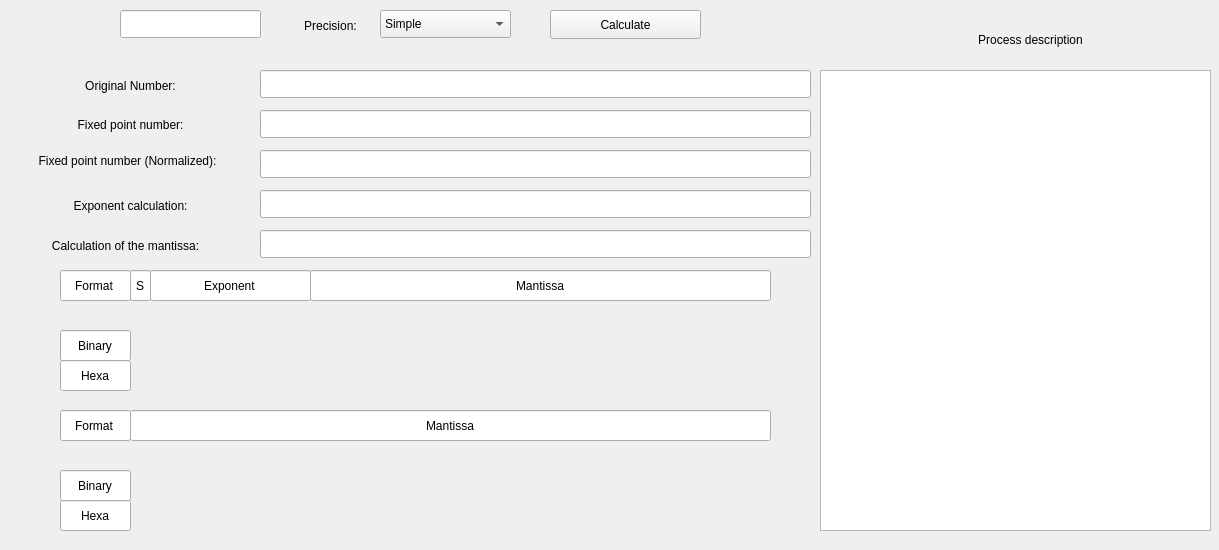
<?xml version="1.0" encoding="UTF-8"?>
<ui version="4.0">
 <class>MainWindow</class>
 <widget class="QMainWindow" name="MainWindow">
  <property name="geometry">
   <rect>
    <x>0</x>
    <y>0</y>
    <width>1219</width>
    <height>550</height>
   </rect>
  </property>
  <property name="windowTitle">
   <string>MainWindow</string>
  </property>
  <widget class="QWidget" name="centralwidget">
   <widget class="QLineEdit" name="lineE_Num">
    <property name="geometry">
     <rect>
      <x>120</x>
      <y>10</y>
      <width>141</width>
      <height>28</height>
     </rect>
    </property>
    <property name="alignment">
     <set>Qt::AlignCenter</set>
    </property>
   </widget>
   <widget class="QComboBox" name="comboBox_Sp">
    <property name="geometry">
     <rect>
      <x>380</x>
      <y>10</y>
      <width>131</width>
      <height>28</height>
     </rect>
    </property>
    <item>
     <property name="text">
      <string>Simple</string>
     </property>
    </item>
    <item>
     <property name="text">
      <string>Double</string>
     </property>
    </item>
   </widget>
   <widget class="QPushButton" name="pushB_Cal">
    <property name="geometry">
     <rect>
      <x>550</x>
      <y>10</y>
      <width>151</width>
      <height>29</height>
     </rect>
    </property>
    <property name="text">
     <string>Calculate</string>
    </property>
   </widget>
   <widget class="QLabel" name="label">
    <property name="geometry">
     <rect>
      <x>50</x>
      <y>70</y>
      <width>161</width>
      <height>31</height>
     </rect>
    </property>
    <property name="text">
     <string>Original Number:</string>
    </property>
    <property name="alignment">
     <set>Qt::AlignCenter</set>
    </property>
   </widget>
   <widget class="QLineEdit" name="lineE_Onum">
    <property name="geometry">
     <rect>
      <x>260</x>
      <y>70</y>
      <width>551</width>
      <height>28</height>
     </rect>
    </property>
    <property name="alignment">
     <set>Qt::AlignCenter</set>
    </property>
    <property name="readOnly">
     <bool>true</bool>
    </property>
   </widget>
   <widget class="QLabel" name="label_2">
    <property name="geometry">
     <rect>
      <x>50</x>
      <y>109</y>
      <width>161</width>
      <height>31</height>
     </rect>
    </property>
    <property name="text">
     <string>Fixed point number:</string>
    </property>
    <property name="alignment">
     <set>Qt::AlignCenter</set>
    </property>
   </widget>
   <widget class="QLineEdit" name="lineE_Pf">
    <property name="geometry">
     <rect>
      <x>260</x>
      <y>110</y>
      <width>551</width>
      <height>28</height>
     </rect>
    </property>
    <property name="alignment">
     <set>Qt::AlignCenter</set>
    </property>
    <property name="readOnly">
     <bool>true</bool>
    </property>
   </widget>
   <widget class="QLabel" name="label_3">
    <property name="geometry">
     <rect>
      <x>2</x>
      <y>140</y>
      <width>251</width>
      <height>41</height>
     </rect>
    </property>
    <property name="text">
     <string>Fixed point number (Normalized):</string>
    </property>
    <property name="alignment">
     <set>Qt::AlignCenter</set>
    </property>
   </widget>
   <widget class="QLineEdit" name="lineE_PfN">
    <property name="geometry">
     <rect>
      <x>260</x>
      <y>150</y>
      <width>551</width>
      <height>28</height>
     </rect>
    </property>
    <property name="alignment">
     <set>Qt::AlignCenter</set>
    </property>
    <property name="readOnly">
     <bool>true</bool>
    </property>
   </widget>
   <widget class="QLabel" name="label_4">
    <property name="geometry">
     <rect>
      <x>50</x>
      <y>190</y>
      <width>161</width>
      <height>31</height>
     </rect>
    </property>
    <property name="text">
     <string>Exponent calculation:</string>
    </property>
    <property name="alignment">
     <set>Qt::AlignCenter</set>
    </property>
   </widget>
   <widget class="QLineEdit" name="lineE_Ce">
    <property name="geometry">
     <rect>
      <x>260</x>
      <y>190</y>
      <width>551</width>
      <height>28</height>
     </rect>
    </property>
    <property name="alignment">
     <set>Qt::AlignCenter</set>
    </property>
    <property name="readOnly">
     <bool>true</bool>
    </property>
   </widget>
   <widget class="QLabel" name="label_5">
    <property name="geometry">
     <rect>
      <x>30</x>
      <y>230</y>
      <width>191</width>
      <height>31</height>
     </rect>
    </property>
    <property name="text">
     <string>Calculation of the mantissa:</string>
    </property>
    <property name="alignment">
     <set>Qt::AlignCenter</set>
    </property>
   </widget>
   <widget class="QLineEdit" name="lineE_Cm">
    <property name="geometry">
     <rect>
      <x>260</x>
      <y>230</y>
      <width>551</width>
      <height>28</height>
     </rect>
    </property>
    <property name="alignment">
     <set>Qt::AlignCenter</set>
    </property>
    <property name="readOnly">
     <bool>true</bool>
    </property>
   </widget>
   <widget class="QLineEdit" name="lineEdit_5">
    <property name="geometry">
     <rect>
      <x>60</x>
      <y>270</y>
      <width>71</width>
      <height>31</height>
     </rect>
    </property>
    <property name="text">
     <string>Format</string>
    </property>
    <property name="alignment">
     <set>Qt::AlignCenter</set>
    </property>
    <property name="readOnly">
     <bool>true</bool>
    </property>
   </widget>
   <widget class="QLineEdit" name="lineEdit_6">
    <property name="geometry">
     <rect>
      <x>130</x>
      <y>270</y>
      <width>21</width>
      <height>31</height>
     </rect>
    </property>
    <property name="font">
     <font>
      <pointsize>9</pointsize>
     </font>
    </property>
    <property name="text">
     <string>S</string>
    </property>
    <property name="alignment">
     <set>Qt::AlignCenter</set>
    </property>
    <property name="readOnly">
     <bool>true</bool>
    </property>
   </widget>
   <widget class="QLineEdit" name="lineE_fE">
    <property name="geometry">
     <rect>
      <x>150</x>
      <y>270</y>
      <width>161</width>
      <height>31</height>
     </rect>
    </property>
    <property name="text">
     <string>Exponent</string>
    </property>
    <property name="alignment">
     <set>Qt::AlignCenter</set>
    </property>
    <property name="readOnly">
     <bool>true</bool>
    </property>
   </widget>
   <widget class="QLineEdit" name="lineE_fF">
    <property name="geometry">
     <rect>
      <x>310</x>
      <y>270</y>
      <width>461</width>
      <height>31</height>
     </rect>
    </property>
    <property name="text">
     <string>Mantissa</string>
    </property>
    <property name="alignment">
     <set>Qt::AlignCenter</set>
    </property>
    <property name="readOnly">
     <bool>true</bool>
    </property>
   </widget>
   <widget class="QLineEdit" name="lineEdit_9">
    <property name="geometry">
     <rect>
      <x>60</x>
      <y>330</y>
      <width>71</width>
      <height>31</height>
     </rect>
    </property>
    <property name="text">
     <string>Binary</string>
    </property>
    <property name="alignment">
     <set>Qt::AlignCenter</set>
    </property>
    <property name="readOnly">
     <bool>true</bool>
    </property>
   </widget>
   <widget class="QLineEdit" name="lineEdit_10">
    <property name="geometry">
     <rect>
      <x>60</x>
      <y>360</y>
      <width>71</width>
      <height>31</height>
     </rect>
    </property>
    <property name="text">
     <string>Hexa</string>
    </property>
    <property name="alignment">
     <set>Qt::AlignCenter</set>
    </property>
    <property name="readOnly">
     <bool>true</bool>
    </property>
   </widget>
   <widget class="QLineEdit" name="lineEdit_11">
    <property name="geometry">
     <rect>
      <x>60</x>
      <y>470</y>
      <width>71</width>
      <height>31</height>
     </rect>
    </property>
    <property name="text">
     <string>Binary</string>
    </property>
    <property name="alignment">
     <set>Qt::AlignCenter</set>
    </property>
    <property name="readOnly">
     <bool>true</bool>
    </property>
   </widget>
   <widget class="QLineEdit" name="lineEdit_12">
    <property name="geometry">
     <rect>
      <x>60</x>
      <y>500</y>
      <width>71</width>
      <height>31</height>
     </rect>
    </property>
    <property name="text">
     <string>Hexa</string>
    </property>
    <property name="alignment">
     <set>Qt::AlignCenter</set>
    </property>
    <property name="readOnly">
     <bool>true</bool>
    </property>
   </widget>
   <widget class="QLineEdit" name="lineEdit_13">
    <property name="geometry">
     <rect>
      <x>60</x>
      <y>410</y>
      <width>71</width>
      <height>31</height>
     </rect>
    </property>
    <property name="text">
     <string>Format</string>
    </property>
    <property name="alignment">
     <set>Qt::AlignCenter</set>
    </property>
    <property name="readOnly">
     <bool>true</bool>
    </property>
   </widget>
   <widget class="QLineEdit" name="lineEdit_14">
    <property name="geometry">
     <rect>
      <x>130</x>
      <y>410</y>
      <width>641</width>
      <height>31</height>
     </rect>
    </property>
    <property name="text">
     <string>Mantissa</string>
    </property>
    <property name="alignment">
     <set>Qt::AlignCenter</set>
    </property>
    <property name="readOnly">
     <bool>true</bool>
    </property>
   </widget>
   <widget class="QLabel" name="label_6">
    <property name="geometry">
     <rect>
      <x>290</x>
      <y>10</y>
      <width>81</width>
      <height>31</height>
     </rect>
    </property>
    <property name="text">
     <string>Precision:</string>
    </property>
    <property name="alignment">
     <set>Qt::AlignCenter</set>
    </property>
   </widget>
   <widget class="QWidget" name="gridLayoutWidget">
    <property name="geometry">
     <rect>
      <x>130</x>
      <y>330</y>
      <width>641</width>
      <height>31</height>
     </rect>
    </property>
    <layout class="QGridLayout" name="gridLayout"/>
   </widget>
   <widget class="QWidget" name="gridLayoutWidget_2">
    <property name="geometry">
     <rect>
      <x>130</x>
      <y>470</y>
      <width>641</width>
      <height>31</height>
     </rect>
    </property>
    <layout class="QGridLayout" name="gridLayout_2"/>
   </widget>
   <widget class="QWidget" name="gridLayoutWidget_3">
    <property name="geometry">
     <rect>
      <x>130</x>
      <y>300</y>
      <width>641</width>
      <height>31</height>
     </rect>
    </property>
    <layout class="QGridLayout" name="gridL_num1"/>
   </widget>
   <widget class="QWidget" name="gridLayoutWidget_4">
    <property name="geometry">
     <rect>
      <x>130</x>
      <y>440</y>
      <width>641</width>
      <height>31</height>
     </rect>
    </property>
    <layout class="QGridLayout" name="gridL_num2"/>
   </widget>
   <widget class="QWidget" name="gridLayoutWidget_5">
    <property name="geometry">
     <rect>
      <x>130</x>
      <y>360</y>
      <width>641</width>
      <height>31</height>
     </rect>
    </property>
    <layout class="QGridLayout" name="gridLayout_3"/>
   </widget>
   <widget class="QWidget" name="gridLayoutWidget_6">
    <property name="geometry">
     <rect>
      <x>130</x>
      <y>500</y>
      <width>641</width>
      <height>31</height>
     </rect>
    </property>
    <layout class="QGridLayout" name="gridLayout_4"/>
   </widget>
   <widget class="QPlainTextEdit" name="plainTE_Desc">
    <property name="geometry">
     <rect>
      <x>820</x>
      <y>70</y>
      <width>391</width>
      <height>461</height>
     </rect>
    </property>
    <property name="readOnly">
     <bool>true</bool>
    </property>
   </widget>
   <widget class="QLabel" name="label_7">
    <property name="geometry">
     <rect>
      <x>930</x>
      <y>30</y>
      <width>201</width>
      <height>20</height>
     </rect>
    </property>
    <property name="text">
     <string>Process description</string>
    </property>
    <property name="alignment">
     <set>Qt::AlignCenter</set>
    </property>
   </widget>
   <zorder>lineE_fF</zorder>
   <zorder>lineE_Num</zorder>
   <zorder>comboBox_Sp</zorder>
   <zorder>pushB_Cal</zorder>
   <zorder>label</zorder>
   <zorder>lineE_Onum</zorder>
   <zorder>label_2</zorder>
   <zorder>lineE_Pf</zorder>
   <zorder>label_3</zorder>
   <zorder>lineE_PfN</zorder>
   <zorder>label_4</zorder>
   <zorder>lineE_Ce</zorder>
   <zorder>label_5</zorder>
   <zorder>lineE_Cm</zorder>
   <zorder>lineEdit_5</zorder>
   <zorder>lineEdit_6</zorder>
   <zorder>lineE_fE</zorder>
   <zorder>lineEdit_9</zorder>
   <zorder>lineEdit_10</zorder>
   <zorder>lineEdit_11</zorder>
   <zorder>lineEdit_12</zorder>
   <zorder>lineEdit_13</zorder>
   <zorder>lineEdit_14</zorder>
   <zorder>label_6</zorder>
   <zorder>gridLayoutWidget</zorder>
   <zorder>gridLayoutWidget_2</zorder>
   <zorder>gridLayoutWidget_3</zorder>
   <zorder>gridLayoutWidget_4</zorder>
   <zorder>gridLayoutWidget_5</zorder>
   <zorder>gridLayoutWidget_6</zorder>
   <zorder>plainTE_Desc</zorder>
   <zorder>label_7</zorder>
  </widget>
 </widget>
 <resources/>
 <connections/>
</ui>
